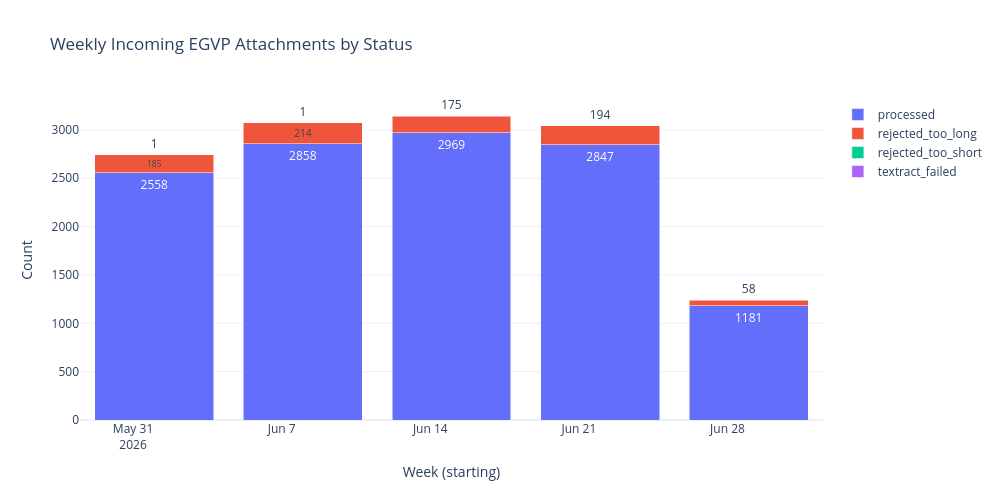

Source (notebook cell):
### Code cell
import plotly.express as px

# group incoming attachments by ISO week (Monday as the week start) and status
week_start = egvp_attachments['created_at'].dt.to_period('W-SUN').dt.start_time.dt.date

weekly_status = (
    egvp_attachments
    .groupby([week_start.rename('week'), 'status'])
    .size()
    .reset_index(name='count')
)
weekly_status['week'] = weekly_status['week'].astype(str)

fig = px.bar(
    weekly_status,
    x='week',
    y='count',
    color='status',
    title='Weekly Incoming EGVP Attachments by Status',
    labels={'week': 'Week (starting)', 'count': 'Count', 'status': 'Status'},
    text='count',
)
fig.update_layout(
    template='plotly_white',
    barmode='stack',
    width=1000,
    height=500,
    legend_title_text='',
)
fig.show()

### Figure 1 — Plotly figure (JSON) as saved in the notebook; plotly's stock layout.template omitted (floating-point values rounded to 4 significant figures)
{"data": [{"hovertemplate": "Status=processed<br>Week (starting)=%{x}<br>Count=%{text}<extra></extra>", "legendgroup": "processed", "marker": {"color": "#636efa", "pattern": {"shape": ""}}, "name": "processed", "orientation": "v", "showlegend": true, "text": [2558.0, 2858.0, 2969.0, 2847.0, 1181.0], "textposition": "auto", "type": "bar", "x": ["2026-06-01", "2026-06-08", "2026-06-15", "2026-06-22", "2026-06-29"], "xaxis": "x", "y": [2558, 2858, 2969, 2847, 1181], "yaxis": "y"}, {"hovertemplate": "Status=rejected_too_long<br>Week (starting)=%{x}<br>Count=%{text}<extra></extra>", "legendgroup": "rejected_too_long", "marker": {"color": "#EF553B", "pattern": {"shape": ""}}, "name": "rejected_too_long", "orientation": "v", "showlegend": true, "text": [185.0, 214.0, 175.0, 194.0, 58.0], "textposition": "auto", "type": "bar", "x": ["2026-06-01", "2026-06-08", "2026-06-15", "2026-06-22", "2026-06-29"], "xaxis": "x", "y": [185, 214, 175, 194, 58], "yaxis": "y"}, {"hovertemplate": "Status=rejected_too_short<br>Week (starting)=%{x}<br>Count=%{text}<extra></extra>", "legendgroup": "rejected_too_short", "marker": {"color": "#00cc96", "pattern": {"shape": ""}}, "name": "rejected_too_short", "orientation": "v", "showlegend": true, "text": [1.0], "textposition": "auto", "type": "bar", "x": ["2026-06-01"], "xaxis": "x", "y": [1], "yaxis": "y"}, {"hovertemplate": "Status=textract_failed<br>Week (starting)=%{x}<br>Count=%{text}<extra></extra>", "legendgroup": "textract_failed", "marker": {"color": "#ab63fa", "pattern": {"shape": ""}}, "name": "textract_failed", "orientation": "v", "showlegend": true, "text": [1.0], "textposition": "auto", "type": "bar", "x": ["2026-06-08"], "xaxis": "x", "y": [1], "yaxis": "y"}], "layout": {"barmode": "stack", "height": 500, "legend": {"title": {"text": ""}, "tracegroupgap": 0}, "title": {"text": "Weekly Incoming EGVP Attachments by Status"}, "width": 1000, "xaxis": {"anchor": "y", "domain": [0, 1], "title": {"text": "Week (starting)"}}, "yaxis": {"anchor": "x", "domain": [0, 1], "title": {"text": "Count"}}}}
